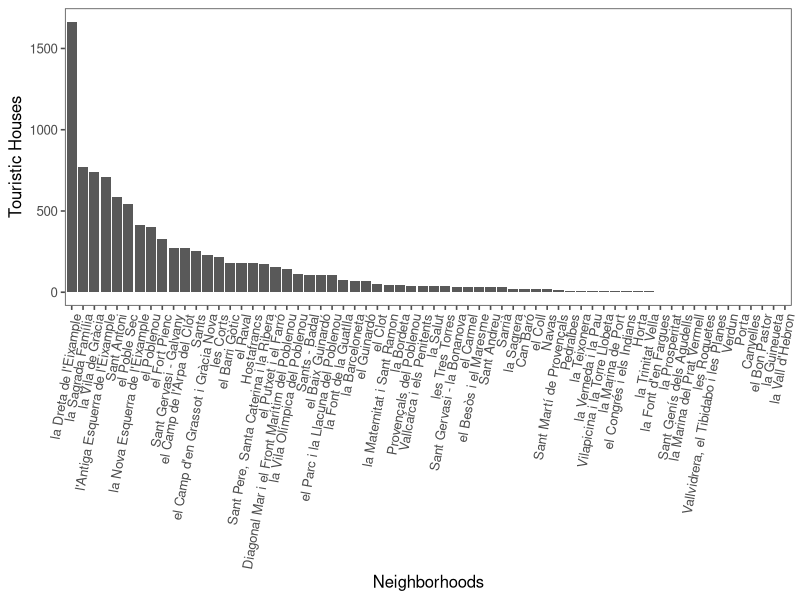
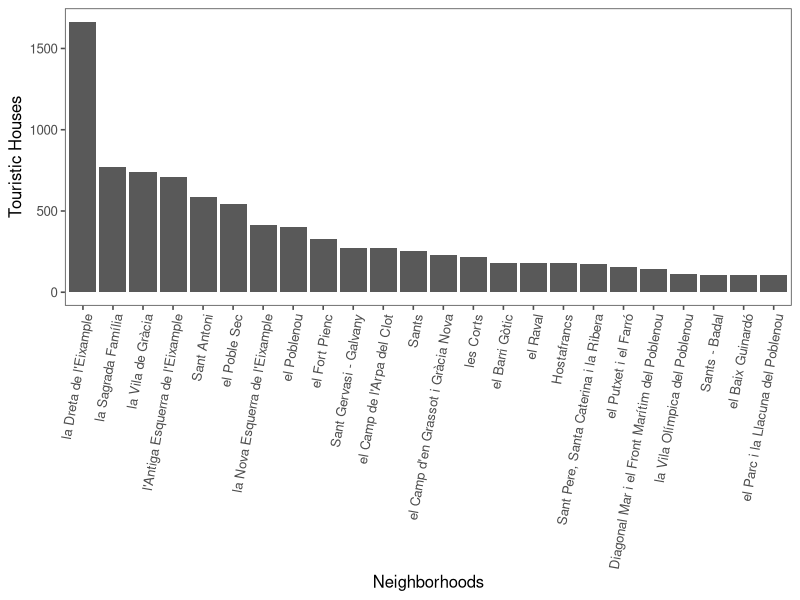

The R source for these figures, in order:
library('ggplot2') # visualization
library('ggthemes') # visualization
library('dplyr')

#Read original data as Latin1, encode it to UTF-8
data = read.csv2('hut_comunicacio.csv', stringsAsFactors = F, encoding = 'UTF-8', fileEncoding = 'ISO8859-1')

#EXPEDIENT seems to be date + a number, get the date
data$DATE_STR <- sapply(data$EXPEDIENT, function(x) paste('01-', substr(x, 1, nchar(x) -5), sep = ''))
data$DATE <- as.Date(data$DATE_STR)

data$EXPEDIENT_NUM <- sapply(data$EXPEDIENT, function(x) strsplit(x, '-')[[1]][3])
head(data)

#Create a df for neighborhoods, atm with just the amount of touristic hosues
neighborhoods = as.data.frame(table(data$BARRI))
colnames(neighborhoods) <- c('NAME', 'TOURISTIC_HOUSES')

#plot only the busiest neighborhoods
ggplot(neighborhoods, aes(reorder(NAME, -TOURISTIC_HOUSES), y = TOURISTIC_HOUSES)) +
  geom_bar(stat = 'identity') + theme_few() +
  theme(axis.text.x = element_text(angle = 80, hjust = 1)) +
  labs(y = 'Touristic Houses', x = 'Neighborhoods')

#Filter out neightborhoods without many touristic houses
threshold = 5
mostHouses = max(neighborhoods$TOURISTIC_HOUSES)
busiestHoods = filter(neighborhoods, TOURISTIC_HOUSES * 100 / mostHouses > threshold)

#plot only the busiest neighborhoods
ggplot(busiestHoods, aes(reorder(NAME, -TOURISTIC_HOUSES), y = TOURISTIC_HOUSES)) +
  geom_bar(stat = 'identity') + theme_few() +
  theme(axis.text.x = element_text(angle = 80, hjust = 1)) +
  labs(y = 'Touristic Houses', x = 'Neighborhoods')


